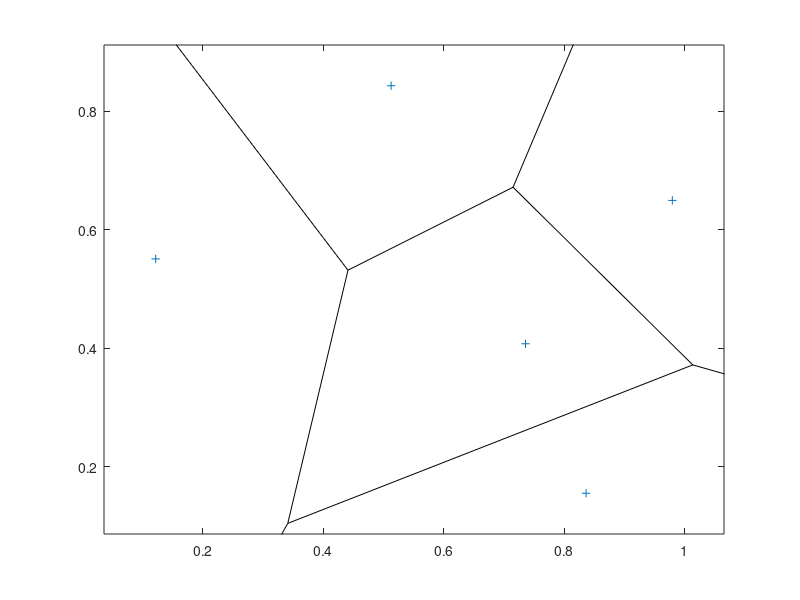

Write the MATLAB code that produced this figure. (Note: this script raises an error after producing the figure.)
function Generate_Voronoi
%Clean other stuffs
clc 
close all
%Generate a Voronoi diagram with n seeds
n=input('Number of seeds :');
x = gallery('uniformdata',[1 n],0);
y = gallery('uniformdata',[1 n],1);
voronoi(x,y,'k');

%Save the voronoi diagram as an image
img_voronoi = frame2im(getframe(gca));
img_voronoi=img_voronoi(:,:,1);
img_cropped = imresize(img_voronoi, [512, 512]);

%Segmentate the image to eliminate the centroid, to binarize the image and
%establish a resolution of 512x512.
img_edge=edge(img_cropped);
se = strel('disk',4);
img_dilate=imdilate(img_edge,se);
img_watershed=watershed(img_dilate);
img_label=bwlabel(img_watershed);
figure,imshow(img_label)
imwrite(img_label,'../results/Voronoi_Diagram.jpg')
end



